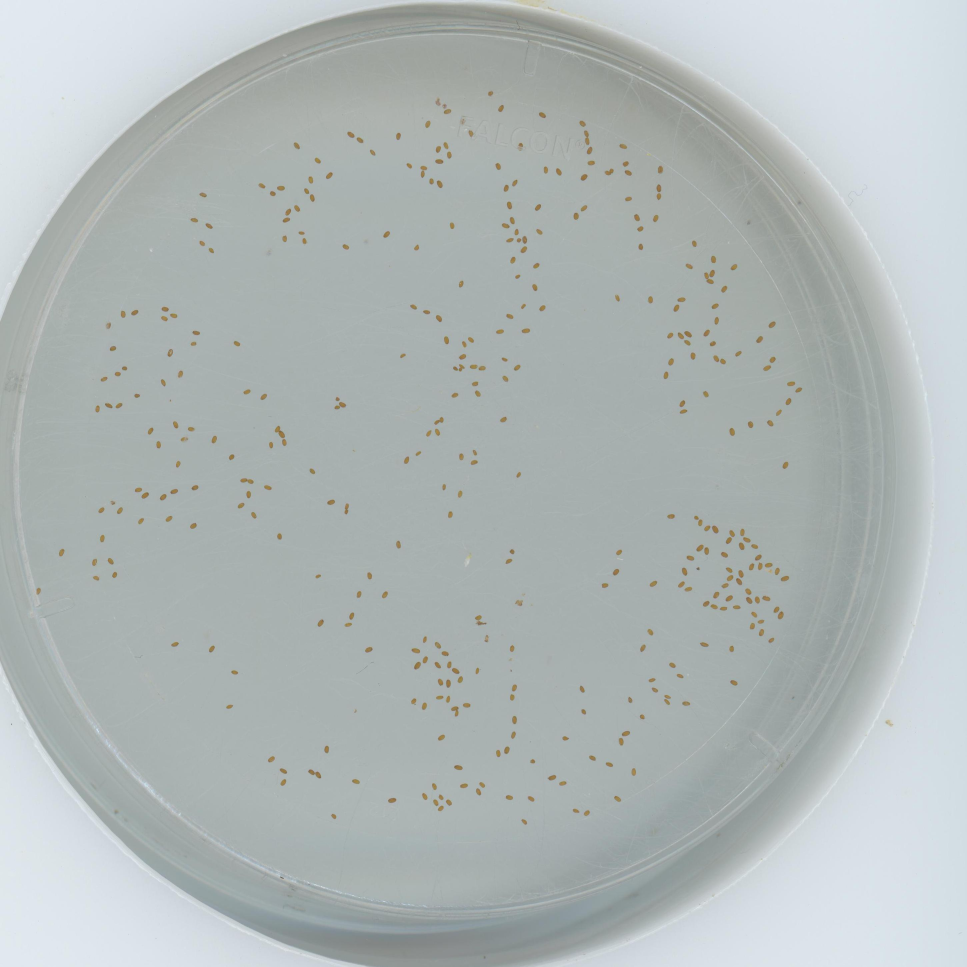
#> input picture 2022_Arabidopsis_seed_and_fruit_count/Seed_annotation_for_Faster_R-CNN/scan15_110918016.jpg_2_2.jpg, 2900 x 2900 px (shown at 1/3 size); its folder holds 2 pictures in this run
$ python 00_1_split_scan_images.py ../Seed_annotation_for_Faster_R-CNN
#> lines starting #> are read from the running program, lines starting #| are printed output that depends on the picture
import os, sys
import time
from PIL import Image,ImageDraw
##absolute path of scanned images
path = sys.argv[1]
os.chdir(path)
all_images = [f for f in os.listdir(path ) if f.endswith("jpg")]

print(all_images)
##create directory for splited images
if not os.path.exists(path+"/single_plate"):
	os.mkdir("single_plate")
else:
        #if single_plate directory exist, backup and recreate a new one
        os.rename("single_plate","single_plate_"+time.strftime("%Y-%m-%d_%H-%M-%S", time.localtime()))
        os.mkdir("single_plate")
Image.MAX_IMAGE_PIXELS = 1000000000
for f in all_images:
        im=Image.open(path+"/"+f)
#> im is the input picture: PIL image 2900x2900 RGB; mean R, G, B 176.4, 184.1, 183.8
        width=im.size[0]
#> width = 2900
        height=im.size[1]
#> height = 2900
        ##height
        for i in range(4):
                ##width
                for  j in range(3):
                        start_width=710
                        start_height=470
                        region=((start_width+   (370+2900)*(j)),(start_height+(500+2900)*(i)),(start_width+(370*j)+(2900)*(j+1)),(start_height+(500*i)+(2900)*(i+1)))
                        cropImg = im.crop(region)
                        cropImg.save("single_plate/"+f+"_"+str(i)+"_"+str(j)+".jpg")
#> this loop made 4 passes
#> pass 1, `cropImg.save("single_plate/"+f+"_"+str(i)+"_"+str(j)+".jpg")`:
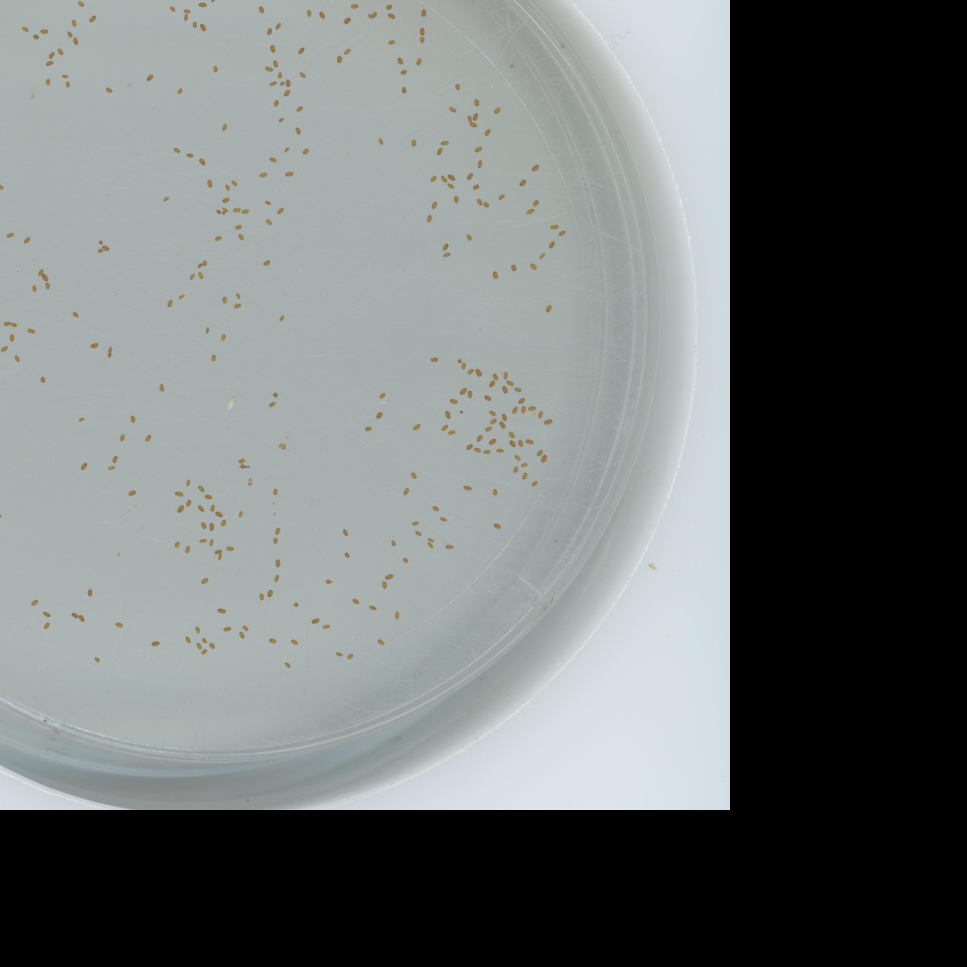
#> saved as scan15_110918016.jpg_2_2.jpg_0_0.jpg: PIL image 2900x2900 RGB (shown at 1/3 size); mean R, G, B 109.2, 114.3, 113.9
#> pass 2 of the loop `for f in all_images:`:
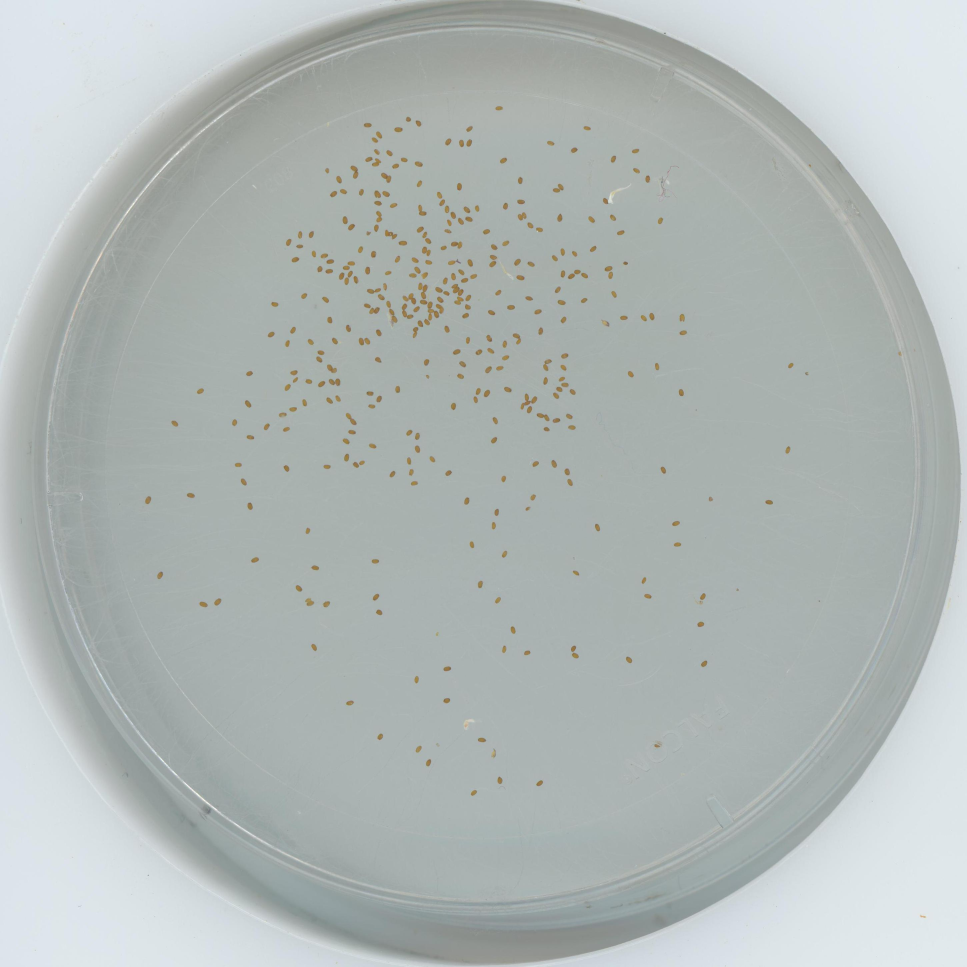
#> input picture 2022_Arabidopsis_seed_and_fruit_count/Seed_annotation_for_Faster_R-CNN/scan16_110918015.jpg_0_0.jpg, 2900 x 2900 px (shown at 1/3 size)
#> im is the input picture: PIL image 2900x2900 RGB; mean R, G, B 176.7, 184.2, 182.6
#> the loop `for i in range(4):` made 4 passes
#> pass 1, `cropImg.save("single_plate/"+f+"_"+str(i)+"_"+str(j)+".jpg")`:
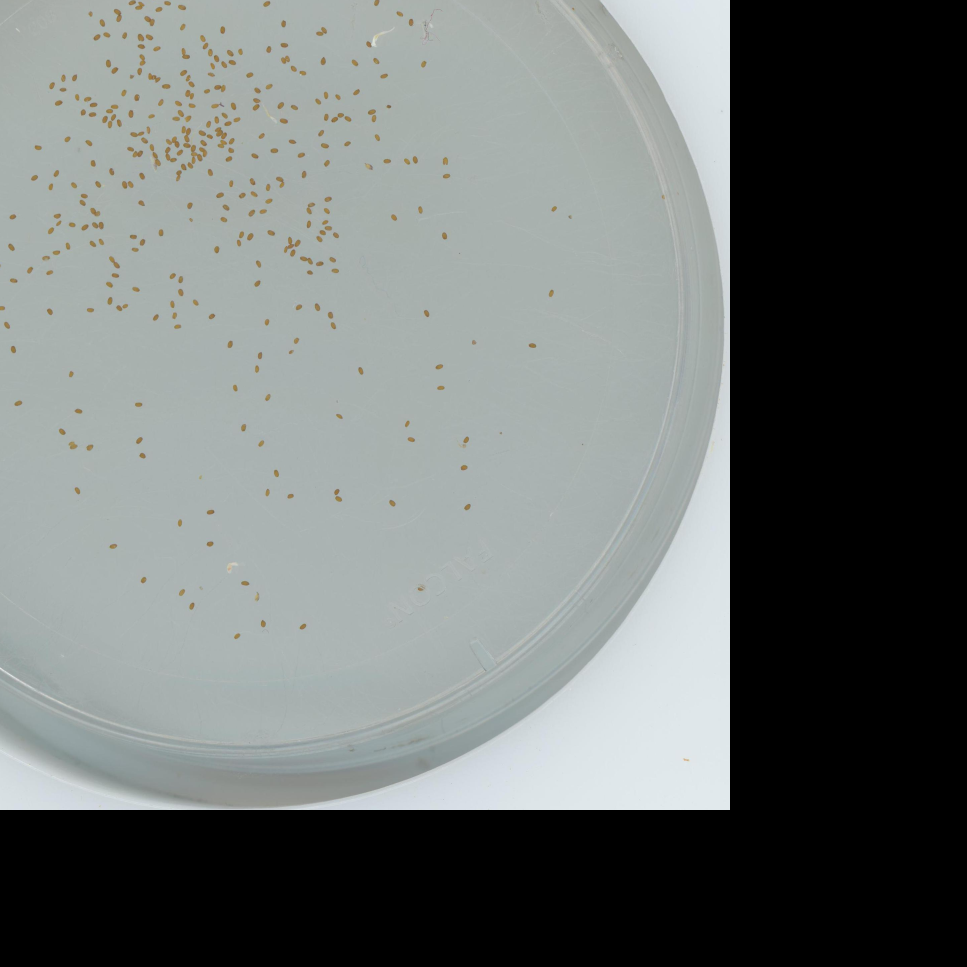
#> saved as scan16_110918015.jpg_0_0.jpg_0_0.jpg: PIL image 2900x2900 RGB (shown at 1/3 size); mean R, G, B 109.3, 114.3, 112.9
